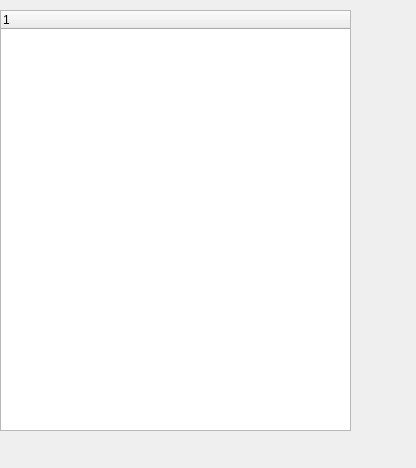
<?xml version="1.0" encoding="UTF-8"?>
<ui version="4.0">
 <class>ConfigView</class>
 <widget class="QWidget" name="ConfigView">
  <property name="geometry">
   <rect>
    <x>0</x>
    <y>0</y>
    <width>416</width>
    <height>468</height>
   </rect>
  </property>
  <property name="windowTitle">
   <string>Form</string>
  </property>
  <widget class="QTreeWidget" name="treeWidget">
   <property name="geometry">
    <rect>
     <x>0</x>
     <y>10</y>
     <width>351</width>
     <height>421</height>
    </rect>
   </property>
   <column>
    <property name="text">
     <string notr="true">1</string>
    </property>
   </column>
  </widget>
 </widget>
 <resources/>
 <connections/>
</ui>
